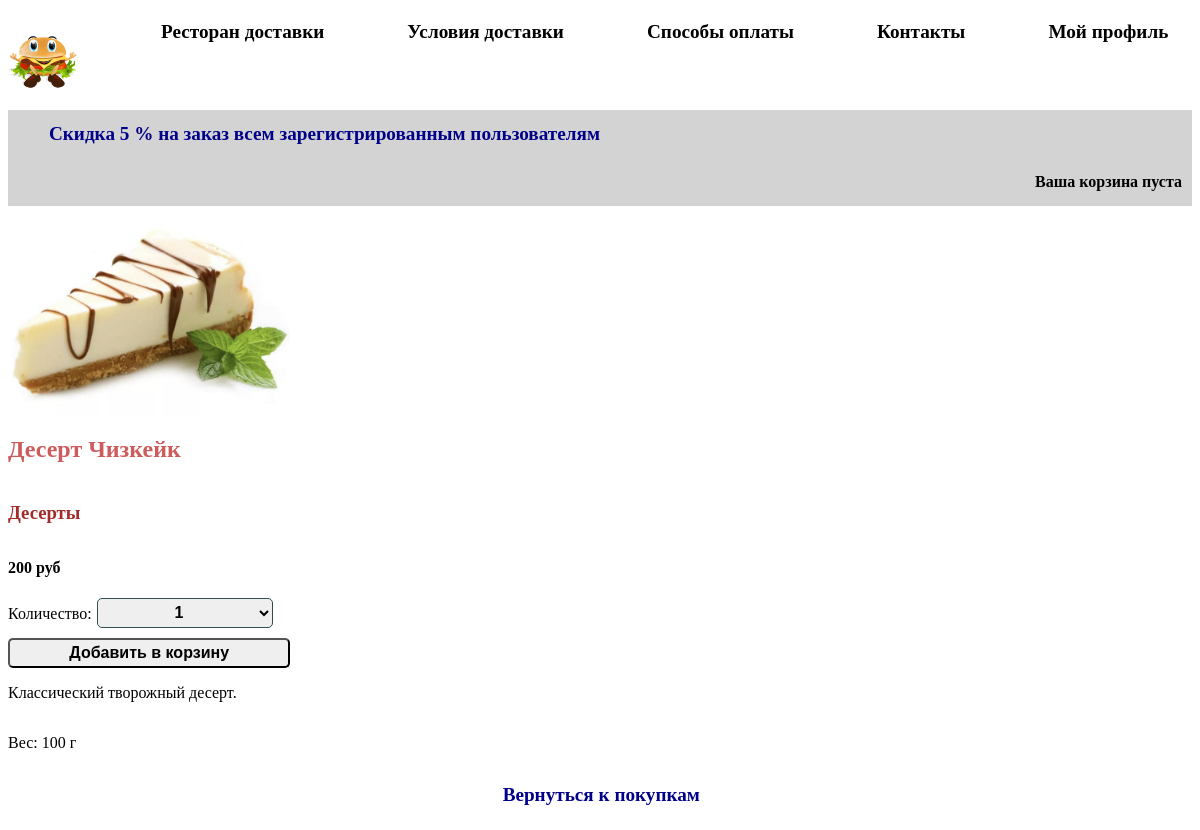
The app's page /24/desert-chizkejk/ with its own data.
### store/models.py (models this page shows, shortened)
class Product(models.Model):
    category = models.ForeignKey(Category, on_delete=models.SET_NULL, null=True, verbose_name='Категория')
    name = models.CharField(max_length=200, verbose_name='Название')
    slug = models.SlugField(max_length=200)
    image = models.CharField(max_length=100, blank=True, null=True, verbose_name='Картинка')
    description = models.TextField(null=True, blank=True, verbose_name='Описание')
    price = models.DecimalField(max_digits=10, decimal_places=0, verbose_name='Цена')
    volume = models.CharField(max_length=50, null=True, verbose_name='Объем')
    available = models.BooleanField(default=True, verbose_name='Доступность товара')
    created = models.DateTimeField(auto_now_add=True, verbose_name='Дата создания')
    updated = models.DateTimeField(auto_now=True, verbose_name='Дата обновления')
    class Meta:
        ordering = ('name',)
        index_together = (('id', 'slug'),)
        verbose_name_plural = 'Товары'

class Category(models.Model):
    name = models.CharField(max_length=200, verbose_name='Категория')
    slug = models.SlugField(max_length=200)
    class Meta:
        ordering = ('name',)
        verbose_name_plural = 'Категории'
    def __str__(self):
        return self.name
    def get_absolute_url(self):
        return reverse('product_list_by_category', args=[self.slug])

### store/views.py (the view)
# urls.py: path('<int:id>/<slug:slug>/', views.product_detail,
def product_detail(request, id, slug):
    product = get_object_or_404(Product, id=id, slug=slug, available=True)
    cart_product_form = CartAddProductForm()
    data = {'product': product, 'cart_product_form': cart_product_form}
    return render(request, 'store/product_detail.html', data)

### store/forms.py
class CartAddProductForm(forms.Form):
    quantity = forms.TypedChoiceField(label='Количество:',choices=PRODUCT_QUANTITY_CHOICES, coerce=int)
    update = forms.BooleanField(required=False, initial=False, widget=forms.HiddenInput)

### store/cart.py (called while the page is built)
    def __len__(self):
        return sum(item['quantity'] for item in self.cart.values())

### store/context_processors.py (called while the page is built)
def cart(request):
    return {'cart': Cart(request)}

### templates/store/product_detail.html (shortened to what this page needs)
{% extends "index.html" %}
{% load static %}
{% block content %}
    <div class="product-detail">
        <img src="{% if product.image %}{% static product.image %}{% else %}
        {% static "img/no_image.png" %}{% endif %}">
        <h2>{{ product.name }}</h2>
        <h3><a href="{{ product.category.get_absolute_url }}">
            {{ product.category }}</a></h3>
        <p class="price">{{ product.price }} руб</p>
        <form class="form_sel" action="{% url "cart_add" product.id %}" method="post">
            <table>
                <tr>{{ cart_product_form.quantity.label_tag }}</tr>
                <tr>{{ cart_product_form.quantity }}</tr>
            </table>
            <input class="to_cart" type="submit" value="Добавить в корзину">
        </form>
        {{ product.description|linebreaks }}
        <p>Вес: {{ product.volume }} г</p>
        <p class="actions">
            <a class='go_home' href="{% url "home" %}">Вернуться к покупкам</a>
        </p>
    </div>
{% endblock %}

### store/static/css/base.css (style rules this page uses)
body { font-family: Tahoma, serif; }

### store/static/css/product-detail.css (style rules this page uses)
.product-detail { display: flex; flex-direction: column; }
.product-detail h2 { color: indianred; }
.product-detail h3 a { color: brown; text-decoration: none; }
.product-detail img { width: 40%; }
.price { font-weight: bolder; }
.to_cart { height: 30px; width: 40%; border-radius:5px; }
.form_sel select { width: 25%; height: 30px; text-align: center; margin-left: 5px; }

### store/static/css/cart.css (style rules this page uses)
.actions { text-align: right; }
.go_home { text-decoration: none; color: darkblue; font-size: 1.2em; font-weight: bold; margin-right: 2%; }

### store/static/css/forms_with_order.css (style rules this page uses)
.user_form input,select { border-radius: 5px; border: 1px solid darkslategray; margin-top: 5px; margin-bottom: 10px; width: 60%; height:25px; }
.user_form label,input,select { font-weight: bolder; font-size: 1em; }

### records on screen
Product: image (picture), name "Десерт Чизкейк", category "Десерты", price "200", description "Классический творожный десерт.", volume "100"

### other values on screen
{{ cart_product_form.quantity.label_tag }} "Количество:"
